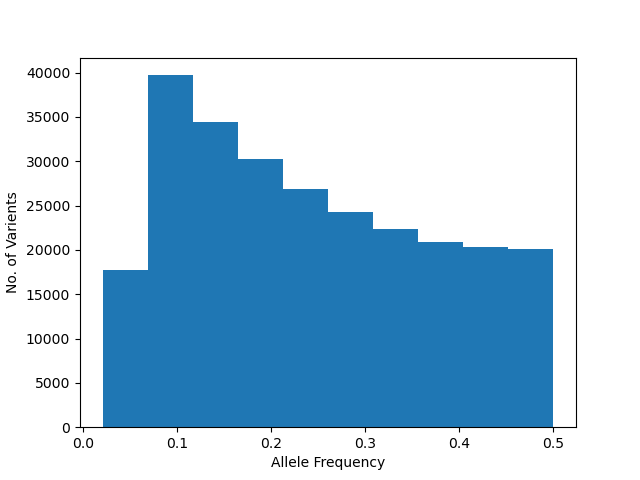

The script that saved this image:
#!/usr/bin/env python

import numpy as np
import matplotlib.pyplot as plt

freq_data=np.genfromtxt("plink.frq", dtype=[int,str,str,str,float,float], encoding=None, names=["Chr", "SNP", "A1","A2","MAF","NCHROBS"])

fig, ax = plt.subplots()
ax.hist(freq_data["MAF"])
ax.set_xlabel("Allele Frequency")
ax.set_ylabel("No. of Varients")
plt.savefig("ex2.png")
plt.close(fig)